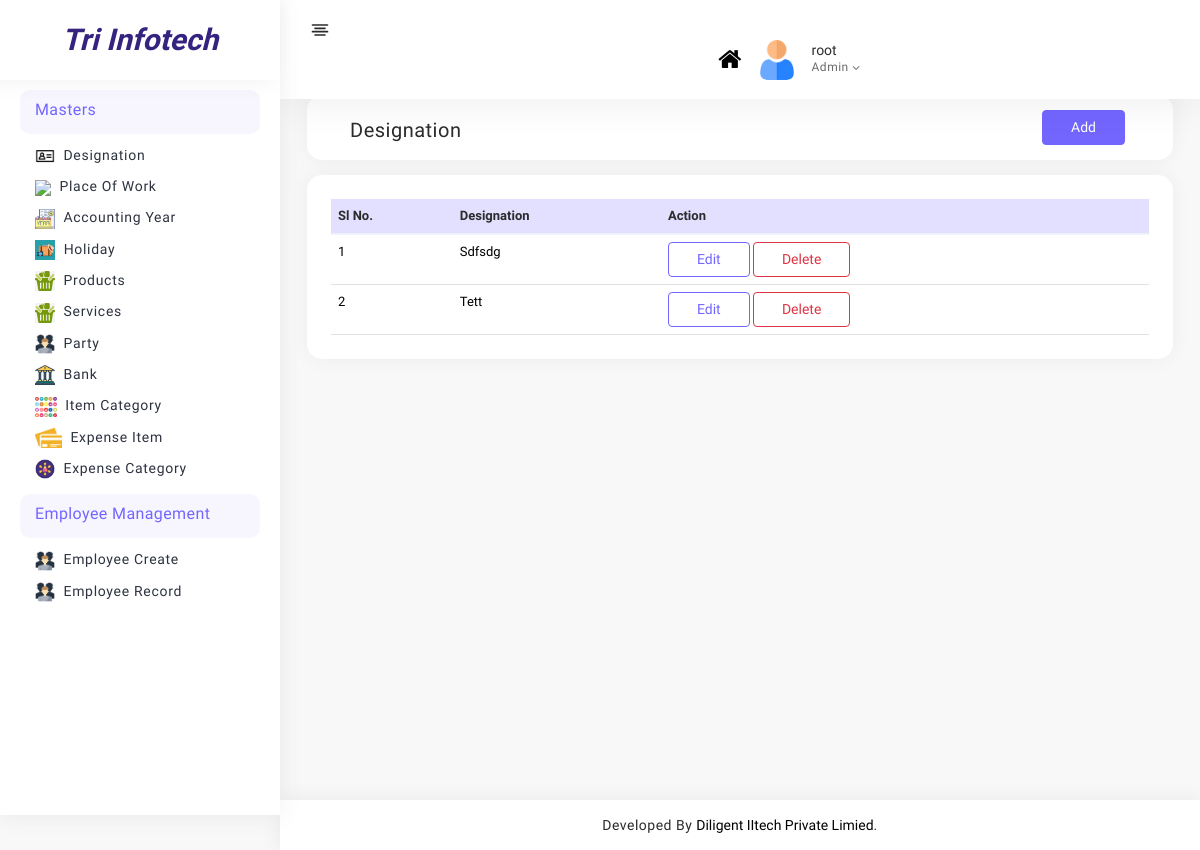
Before: /admin_panel/designation/ (signed in) with the older database file.
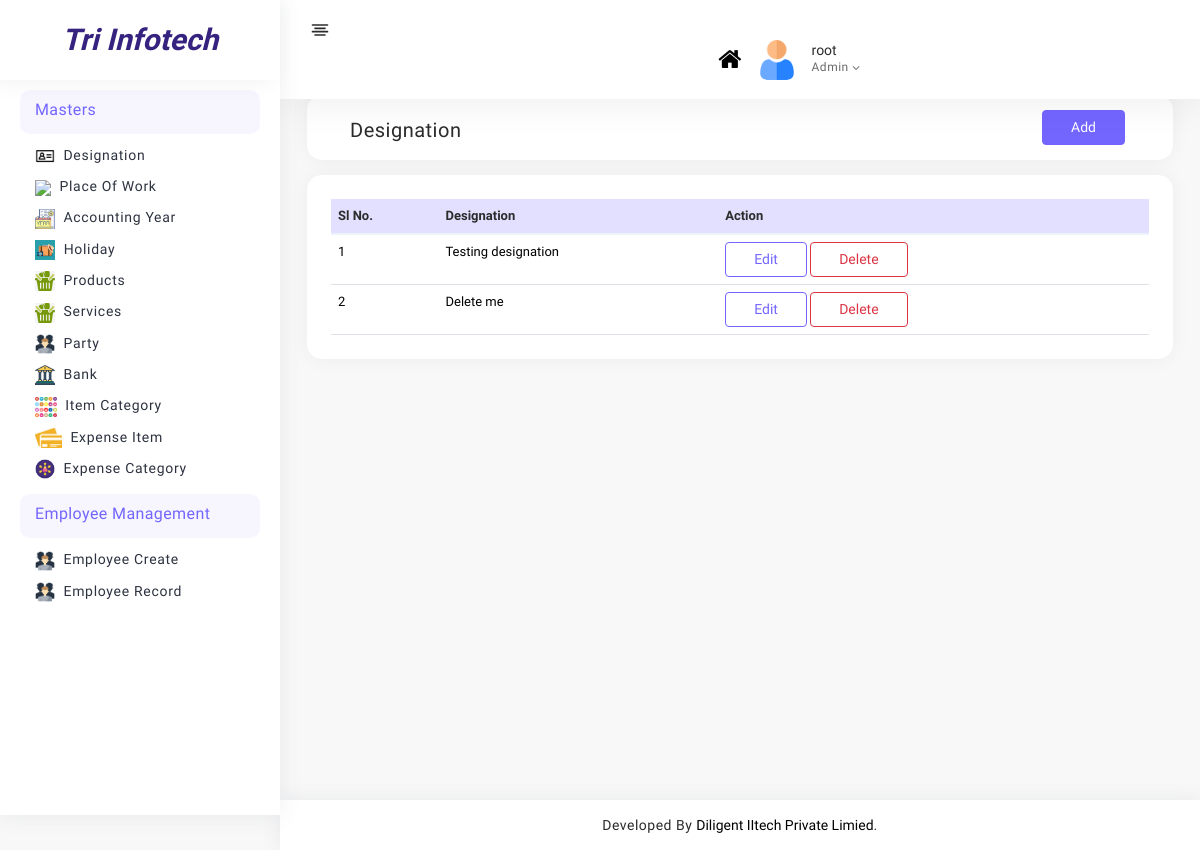
After: the same page with the newer database file.
### admin_panel/models.py (models this page shows, shortened)
class Designation(models.Model):
    name = models.CharField(max_length=100,unique=True)

### admin_panel/views.py (the view)
# urls.py: path("designation/",views.designation, name="designation"),
def designation(request):
    if request.user.is_staff:
        print("sa"*100)
        designation = Designation.objects.all()
        return render(request,"masters/designation/designation.html",{"designations":designation})
    else:
        messages.warning(request,"Please Login with Admin credentials!!")
        return redirect("login")

### admin_panel/templates/masters/designation/designation.html (shortened to what this page needs)
{% extends 'base.html' %}
{% load static %}
{% block content %}
<div class="page-body">
    <form>
        <div class="container-fluid">
            <div class="card p-3 py-2 project-list">
                <div class="row">
                    <div class="col-md-6">
                        <h5 class="mb-0 mt-2">Designation</h5>
                    </div>
                    <div class="col-md-6">
                        <a href="{% url 'designation_add' %} " class="btn btn-primary rs-text-right">Add</a>
                    </div>
                </div>
            </div>
            <div class="card rs-mt-10 rs-br-0">
                <div class="card-body p-4 rs-p-0">
                    <div class="">
                        <table class="table rs_table">
                            <thead>
                                <tr>
                                    <th class="rs-w-5"><span class="hidden-xs">Sl No.</span></th>
                                    <th>Designation</th>
                                    <th class="rs-text-right" colspan="2">Action</th>
                                </tr>
                            </thead>
                            <tbody>
                                {% for designation in designations %}
                                <tr>
                                    <td class="rs-pr-0">
                                        <span >{{ forloop.counter}}</span>
                                    </td>
                                    <td>{{ designation.name|capfirst }}</td>
                                    <td class="rs-text-right"><a href="{% url 'designation_edit' designation.id %}"
                                            class="btn btn-outline-primary">Edit</a>
                                        <a type="button" class="btn btn-outline-danger" data-toggle="modal"
                                            data-target="#exampleModal-{{forloop.counter}}">
                                            Delete
                                    </a>
                                    </td>
                                </tr>
                                {% endfor %}
                            </tbody>
                        </table>
                    </div>
                </div>
            </div>
        </div>
    </form>
</div>
{% endblock content %}

Changed rows visible on the page:
removed Designation: name "Sdfsdg"
changed Designation: name "Tett" → "Testing designation"
added Designation: name "Delete me"
